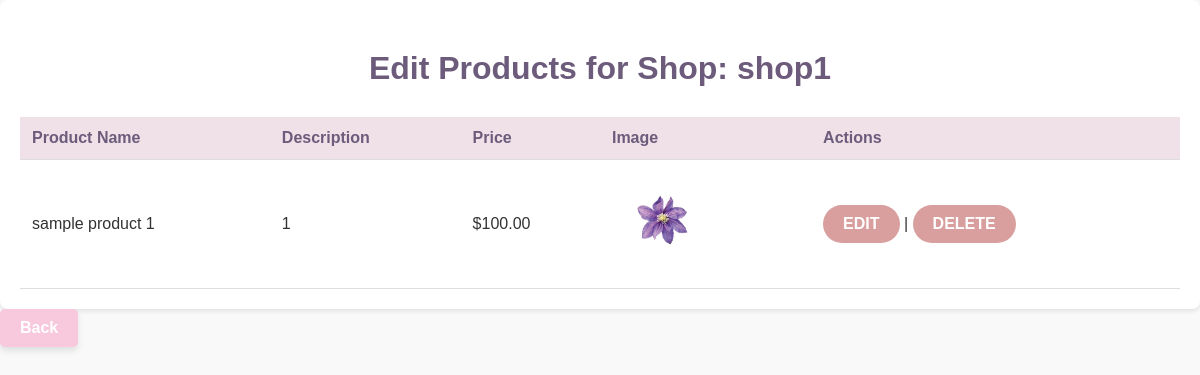
The page /user_product.php (signed in) on the database its author committed.
### tables this page shows
CREATE TABLE `shops` (
  `id` int(11) NOT NULL,
  `user_id` int(11) NOT NULL,
  `shop_name` varchar(255) NOT NULL,
  `shop_email` varchar(255) NOT NULL,
  `shop_address` text NOT NULL,
  `shop_phone` varchar(20) NOT NULL,
  `profile_picture` varchar(255) DEFAULT NULL,
  `identity_proof` varchar(255) DEFAULT NULL,
  `business_license` varchar(255) DEFAULT NULL,
  `sales_tax_registration` varchar(255) DEFAULT NULL,
  `valid_id` varchar(255) DEFAULT NULL,
  `created_at` timestamp NOT NULL DEFAULT current_timestamp()
);

CREATE TABLE `products` (
  `id` int(11) NOT NULL,
  `user_id` int(11) NOT NULL,
  `product_name` varchar(255) NOT NULL,
  `product_description` text NOT NULL,
  `price` decimal(10,2) NOT NULL,
  `product_image` varchar(255) NOT NULL,
  `created_at` timestamp NOT NULL DEFAULT current_timestamp(),
  `shop_id` int(11) NOT NULL
);

### user_product.php (the view, shortened to what this page needs)
<?php
require 'db.php';
$user_id = $_SESSION['user_id'];
$shop_query = "SELECT id, shop_name FROM shops WHERE user_id = ?";
$stmt_shop = $conn->prepare($shop_query);
$stmt_shop->bind_param('i', $user_id);
$stmt_shop->execute();
$shop_result = $stmt_shop->get_result();
if ($shop_result->num_rows > 0) {
    $shop = $shop_result->fetch_assoc();
    $shop_id = $shop['id'];
    $products_query = "SELECT * FROM products WHERE shop_id = ?";
    $stmt_products = $conn->prepare($products_query);
    $stmt_products->bind_param('i', $shop_id);
    $stmt_products->execute();
    $products_result = $stmt_products->get_result();
} else {
    echo "<p>You do not own any shops. Please create a shop first.</p>";
    exit();
}
?>
<!DOCTYPE html>
<html lang="en">
<head>
</head>
<body>
    <div class="container">
        <div class="main-content">
            <h1>Edit Products for Shop: <?php echo htmlspecialchars($shop['shop_name']); ?></h1>
            <?php if ($products_result->num_rows > 0): ?>
                <table>
                    <thead>
                        <tr>
                            <th>Product Name</th>
                            <th>Description</th>
                            <th>Price</th>
                            <th>Image</th>
                            <th>Actions</th>
                        </tr>
                    </thead>
                    <tbody>
                        <?php while ($product = $products_result->fetch_assoc()): ?>
                            <tr>
                                <td><?php echo htmlspecialchars($product['product_name']); ?></td>
                                <td><?php echo htmlspecialchars($product['product_description']); ?></td>
                                <td>$<?php echo number_format($product['price'], 2); ?></td>
                                <td>
                                    <?php if ($product['product_image']): ?>
                                        <img src="uploads/<?php echo $product['product_image']; ?>" alt="Product Image" width="100">
                                    <?php else: ?>
                                        No Image
                                    <?php endif; ?>
                                </td>
                                <td>
                                    <a href="user_edit_product.php?id=<?php echo $product['id']; ?>" class="button">Edit</a> |
                                    <a href="user_delete_product.php?id=<?php echo $product['id']; ?>" class="button">Delete</a>
                                </td>
                            </tr>
                        <?php endwhile; ?>
                    </tbody>
                </table>
            <?php else: ?>
                <p>No products found for this shop.</p>
            <?php endif; ?>
        </div>
        <a href="index.php" class="Back">Back</a>
    </div>
</body>
</html>

### user_product.php (style rules this page uses)
body { font-family: 'Arial', sans-serif; margin: 0; padding: 0; background-color: #f9f9f9; color: #333; }
h1 { text-align: center; margin: 30px 0; color: #6c5b7b; }
.main-content { max-width: 1200px; margin: 0 auto; padding: 20px; background-color: #fff; box-shadow: 0 2px 5px rgba(0, 0, 0, 0.1); border-radius: 8px; }
table { width: 100%; border-collapse: collapse; margin-top: 20px; }
th, td { padding: 12px; text-align: left; border-bottom: 1px solid #ddd; }
th { background-color: #f0e1e8; color: #6c5b7b; }
a { color: #6c5b7b; text-decoration: none; font-weight: bold; }
.button { display: inline-block; padding: 10px 20px; background-color: #d89f9e; color: white; font-weight: bold; border-radius: 25px; text-transform: uppercase; text-align: center; cursor: pointer; transition: background-color 0.3s, transform 0.2s; }
.container { max-width: 1200px; margin: 0 auto; }
.Back { display: inline-block; background-color: #f8c8dc; color: #fff; text-decoration: none; padding: 10px 20px; border-radius: 5px; font-size: 16px; font-weight: bold; box-shadow: 0 4px 6px rgba(0, 0, 0, 0.1); transition: background-color 0.3s ease, transform 0.2s ease; }

### rows shown on the page
shops: shop_name "shop1"
products: product_name "sample product 1", product_description "1", price "100.00", product_image (picture)
